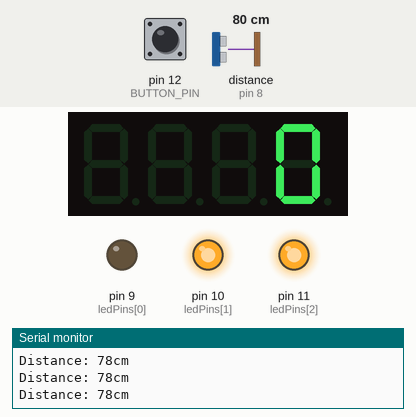
A sketch run on a simulated Arduino Uno, built with avr-gcc and run on an emulated ATmega328P. Shown: 4-digit seven-segment display, output pins drawn as LEDs (lit = HIGH), the last lines printed to the serial monitor. Wiring (inferred from the names in the program): ultrasonic range finder: trigger pin 7; echo pin 8. The inputs (shaded band) are chosen by the test bench; at power-on: distance to the obstacle (sensor on pin 8) 80 cm, pin 12 (BUTTON_PIN) HIGH. The echo pulse lasts 58.3 µs per cm; pins used as bus, display or sensor lines are not drawn.

Above: at 1.2 s.
1.3 s: distance to the obstacle (sensor on pin 8) set to 55 cm
4.3 s: distance to the obstacle (sensor on pin 8) set to 47 cm
At 5.5 s:
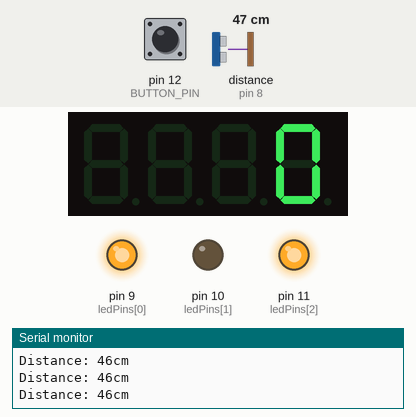
5.8 s: distance to the obstacle (sensor on pin 8) set to 60 cm
At 6.6 s:
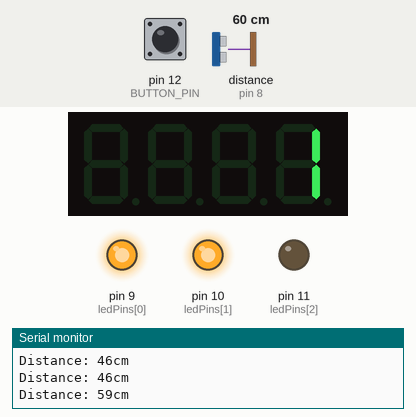
8.3 s: pin 12 (BUTTON_PIN) pulled LOW for 0.15 s
At 8.38 s:
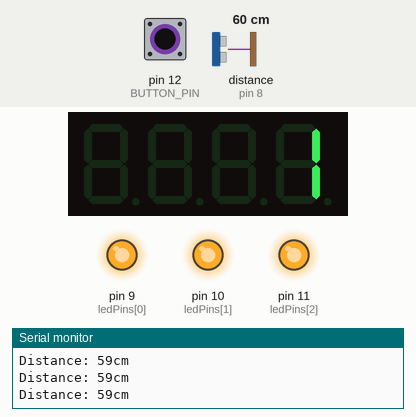
9.9 s: distance to the obstacle (sensor on pin 8) set to 18 cm
At 10.6 s:
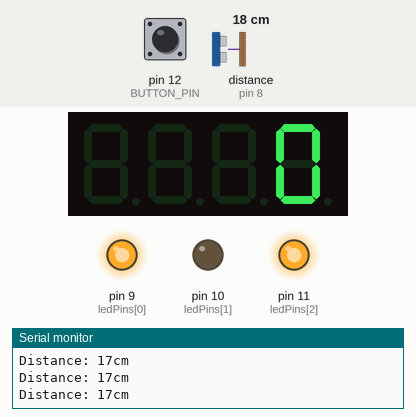
11.4 s: distance to the obstacle (sensor on pin 8) set to 299 cm
At 13.7 s:
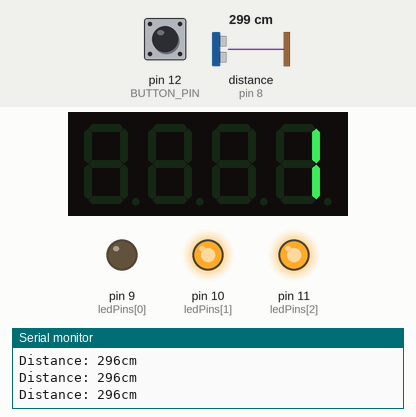
Timing chart, 0 to 14.9 s (numbered marks = the images above; inputs shaded):
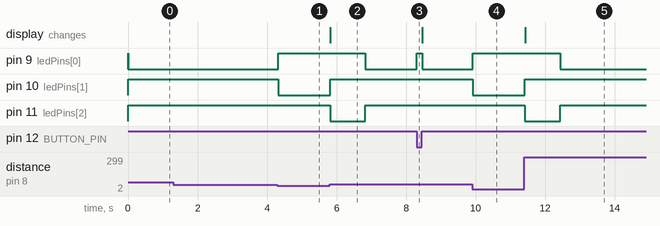

The sketch:

Project_13_Person_count.ino
```cpp
/*
  Project 13: Đếm số người (Person count)
  # Hardware:
    |Linh kiện                |Số lượng      |
    |-------------------------|--------------|
    |Arduino Atmega           |1             |
    |Điện trở 220 ohm         |3             |
    |Điện trở 2k ohm          |4             |
    |LED-7-đoạn-4-số (A-chung)|1             |
    |Breadboard cỡ lớn        |2             |

  # Pin Connections:
  ## LED-7-Segments-4-digits (Anode-Common)
    | Pin (LED 7 Segemnts)   | Arduino Pin       |
    |------------------------|-------------------|
    | 11 (seg-A)             | A0                |
    | 7  (seg-B)             | A1                |
    | 4  (seg-C)             | A2                |
    | 2  (seg-D)             | A3                |
    | 1  (seg-E)             | A4                |
    | 10 (seg-F)             | A5                |
    | 5  (seg-G)             | 13                |
    | 3  (seg-DP)            | 2                 |
    | 12 (digit 1)           | 3                 |
    | 9  (digit 2)           | 4                 |
    | 8  (digit 3)           | 5                 |
    | 6  (digit 4)           | 6                 |

  ## LED-RGB (Anode-Common)
    | Pin (LED RGB)          | Arduino Pin       |
    |------------------------|-------------------|
    | Common Pin             | VCC (5V)          |
    | Red Pin                | 9                 |
    | Green Pin              | 10                |
    | Blue Pin               | 11                |

  ## Sensor HC-SR04
    | Pin (Sensor)           | Arduino Pin       |
    |------------------------|-------------------|
    | VCC                    | 5V                |
    | GND                    | GND               |
    | Trigger Pin            | 7                 |
    | Echo Pin               | 8                 |

  ## Button - Pin 12 (Arduino)

  Mô tả thuật toán:
  +) Ban đầu, chúng ta xem xét số lượng người đã đếm được sau vòng lặp loop() trước đó.
  +) Tiếp theo, kiểm tra xem liệu rằng lần lặp trước đã hoàn thành việc người đã đi qua cảm biến chưa
  (hay có nghĩa  là việc thực hiện đếm 1 người đã diễn ra xong) bằng biến bool isConfirm. Nếu hoàn
  thành xong rồi thì ta thực hiện việc chạy vòng lặp while (!(millis() > lastUpdate + period)) để delay
  gian trên một khoảng period cho lần kiểm tra sau và in ra số người đã qua cảm biến lên bảng điều
  khiển Serial monitor!
  +) Tiếp đến, thực hiện việc tính khoảng cách giữa cảm biến và con người: distance. Và ta có biến
  state để thể hiện 2 trạng thái:
      - waitingForArrival: đợi người tiếp theo đến cảm biến
      - waitingForDeparture: đợi người đi ra khỏi cảm biến và vào bên trong
  Ở đây, if (state == waitingForArrival) là xem có phải là cảm biến đang đợi để kiểm tra người tiếp theo
  hay ko? Nếu đúng như vậy thì lại kiểm tra tiếp:
      - Nếu khoảng cách distance là <= khoảng cách ngưỡng (threshold) thì có nghĩa là người đã bắt đầu ở
      đối diện cảm biến -> Lúc này thì ta chuyển trạng thái state = waitingForDeparture, điều này có
      nghĩa là trạng thái chuyển đổi sang chế độ chờ người rời khỏi cảm biến và đi vào trong.
      - Nếu distance > threshold thì ngoài vùng cảm biến xác nhận thì trạng thái vẫn là waitingForArrival
      và setRgb(1, 0, 0) -> Đỏ sáng: Ko có hiện tg gì xảy ra
  +) Thêm 1 câu lệnh if (state == waitingForDeparture), nếu thỏa mãn thì thực hiện if (distance >= threshold):
      - Nếu đúng: lúc này con người rời khỏi cảm biến và đi vào bên trong hay có nghĩa
      là thực hiện xong 1 lần kiểm tra! Ta cập nhật tổng số người đã đếm được (personCount++), biến xác nhận
      khi hoàn thành kiểm tra 1 người (isConfirm = true), đặt setRgb(0, 0, 1) -> LED xanh sáng: Báo hiệu hoàn
      thành xong 1 lần đếm
      - Nếu sai thì có nghĩa là con người vẫn đang trên cảm biến, đặt setRgb(0, 0, 1) -> LED xanh lá: Báo hiệu
      con người vẫn đang đứng trên cảm biến (chưa hoàn thành xong lần kiểm tra)
  +) Cuối cùng, kiểm tra xem nút nhấn có bấm hay không? Nếu có thì resetCount(), reset tất cả về ban đầu.
  Thực hiện vòng lặp while (!digitalRead(BUTTON_PIN)) { } khi mà ta thực hiện nhấn giữ nút và delay(1)
  để thực hiện vòng lặp loop() tiếp theo
  +) Hết 1 quy trình

  -> Quá mệt mỏi, mất nguyên ngày thứ 7!

  Soure: Nguyễn Hải Nam
*/


#include <SevSeg.h>

// Chân của LED RGB
const uint8_t ledPins[] = {9, 10, 11};

// Chân Trigger, Echo của HCSR04
const int TRIGGER_PIN = 7;
const int ECHO_PIN = 8;

// Số chữ số của tổng số người
// 6: digit6, 5: digit3, 4: digit2, 3: digit1
const uint8_t digit1 = 3;
const uint8_t digit2 = 4;
const uint8_t digit3 = 5;
const uint8_t digit4 = 6;
const int BUTTON_PIN = 12;
const int period = 1000;

uint8_t personCount = 0;        // Số người đã đi qua
bool isConfirm = false;         // Xác nhận một người đã qua cảm biến hay lần kiểm tra 1 người xong chưa

int waitingForArrival = 0;      // Đợi vật thể đến
int waitingForDeparture = 1;    // Đợi vật thể đi
int threshold = 50;             // Khoảng cách ngưỡng để tính vật thể đã đi qua cảm biến
int state = waitingForArrival;  // Trạng thái của vật thể, ban đầu mặc định là đang đợi

int mode = COMMON_ANODE;      // LED ở chế độ Anode chung
// Số chân của 7 thanh trong 1 LED
const int segA = A0;
const int segB = A1;
const int segC = A2;
const int segD = A3;
const int segE = A4;
const int segF = A5;
const int segG = 2;
const int segDP = 13;
const int numberOfDigits = 4;

// Khai báo lớp Sevseg để phục vụ cho việc in ra kết quả
SevSeg myDisplay;

void setup() {
  // Chân nút nhấn
  pinMode(BUTTON_PIN, INPUT_PULLUP);
  // Chân của cảm biến HCSR04
  pinMode(TRIGGER_PIN, OUTPUT);
  pinMode(ECHO_PIN, INPUT);

  // Đặt các chân LED RGB, chân của từng chữ số
  for (int i = 0; i < 3; i++)
    pinMode(ledPins[i], OUTPUT);

  myDisplay.Begin(mode, numberOfDigits, digit1, digit2, digit3, digit4, segA, segB, segC, segD, segE, segF, segG, segDP);
  myDisplay.SetBrightness(100);      // Đặt độ sáng 100 %

  resetCount();       // Reset về ban đầu
  Serial.begin(9600); // Bật cửa sổ Serial
  while(!Serial)
  delay(4);
}

// Bật màu của LED Rgb lên
void setRgb(int red, int green, int blue)
{
  digitalWrite(ledPins[0], red ? LOW : HIGH);
  digitalWrite(ledPins[1], green ? LOW : HIGH);
  digitalWrite(ledPins[2], blue ? LOW : HIGH);
}

// Reset khi mà bấm nút nhấn
void resetCount()
{
    setRgb(0, 0, 0);
    personCount = 0;
    isConfirm = false;
    state = waitingForArrival;
}

// In ra số người đã đi qua
void displayPersonCount()
{
  char termString[10];
  sprintf(termString, "%4d", personCount);      // Chuyển thành chuỗi ký tự
  myDisplay.DisplayString(termString, 0);       // In ra chuỗi ký tự, 0 :ko đặt dấu thập phân
}

// Nhận khoảng cách từ cảm biến đến người
int takeDistance()
{
  unsigned long pulseWidth;
  int distance;
  digitalWrite(TRIGGER_PIN,0);   // tắt chân trig
  delayMicroseconds(2);
  digitalWrite(TRIGGER_PIN,1);   // phát xung từ chân trig
  delayMicroseconds(5);          // xung có độ dài 5 microSeconds
  digitalWrite(TRIGGER_PIN,0);   // tắt chân trig
  pulseWidth = pulseIn(ECHO_PIN , HIGH);           //Đọc độ rộng xung trả về microsecond
  distance = long(pulseWidth*0.5*0.034);           //s = v*t = pulse_width*0.5*10^(-6)*340*100 = pulse_width*0.5*0.03

  return distance;
}

void loop() {
    unsigned long lastUpdate = millis();

    // In ra tổng số người đã đếm được
    displayPersonCount();

    if (isConfirm)     // Sau khi thực hiện đếm thành công
    {
      // Delay một khoảng tgian period
      while (!(millis() > lastUpdate + period))
      {
        displayPersonCount();
      }

      Serial.print("Person Count: ");
      Serial.println(personCount);
      isConfirm = false;      // Reset trở về false
    }

    int distance = takeDistance();
    Serial.print("Distance: ");
    Serial.print(distance);
    Serial.println("cm");
    if (state == waitingForArrival)   // Đang đợi người đến
    {
      if (distance < threshold)       // Nếu người đến thì cập nhật sang trạng thái chờ
        state = waitingForDeparture;
      else                            // Nếu ko có ai thì led Red sáng
        setRgb(1, 0, 0);
    }

    if (state == waitingForDeparture)
    {
      if (distance >= threshold)      // Khi người đã đi qua cảm biến
      {
        state = waitingForArrival;    // Cập nhật trạng thái
        personCount++;                // Tăng số đếm người lên
        isConfirm = true;
        setRgb(0, 0, 1);              // Đèn blue sáng
      }
      else                            // Nếu người vẫn còn trên cảm biến thì đèn Green sáng
        setRgb(0, 1, 0);
    }

    if (!digitalRead(BUTTON_PIN))
      resetCount();

    // Khi nhấn giữ nút bấm
    while (!digitalRead(BUTTON_PIN)) { }
    delay(1);
}
```

Measured:
- the behaviour switches between 51 and 50 cm on distance to the obstacle (sensor on pin 8) (found by bisection; images 0 and 1)
- after the input at 4.3 s, pin 9 (ledPins[0]): LOW → HIGH at once; pin 10 (ledPins[1]): HIGH → LOW at once
- after the input at 5.8 s, pin 9 (ledPins[0]): HIGH → LOW after 1.0 s; pin 10 (ledPins[1]): LOW → HIGH at once; pin 11 (ledPins[2]): HIGH → LOW at once, → HIGH 1.0 s later; the display: changes at once (image 2)
- after the input at 8.3 s, pin 9 (ledPins[0]): LOW → HIGH at once, → LOW 0.16 s later
- after the input at 9.9 s, pin 9 (ledPins[0]): LOW → HIGH at once; pin 10 (ledPins[1]): HIGH → LOW at once
- after the input at 11.4 s, pin 9 (ledPins[0]): HIGH → LOW after 1.0 s; pin 10 (ledPins[1]): LOW → HIGH at once; pin 11 (ledPins[2]): HIGH → LOW at once, → HIGH 1.0 s later; the display: changes at once (image 5)
